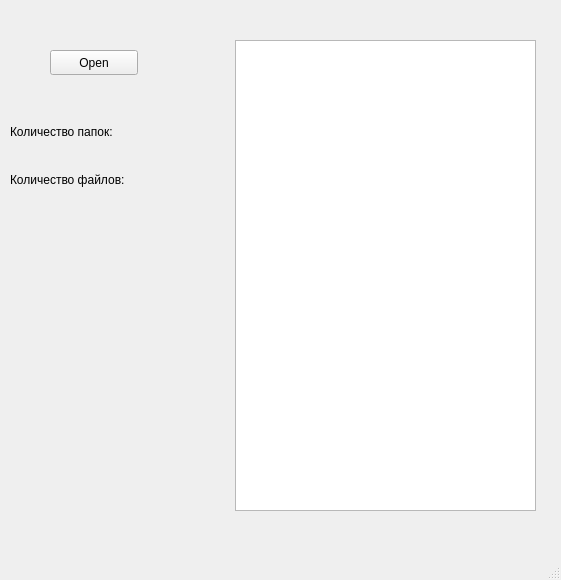
<?xml version="1.0" encoding="UTF-8"?>
<ui version="4.0">
 <class>MainWindow</class>
 <widget class="QMainWindow" name="MainWindow">
  <property name="geometry">
   <rect>
    <x>0</x>
    <y>0</y>
    <width>561</width>
    <height>580</height>
   </rect>
  </property>
  <property name="windowTitle">
   <string>MainWindow</string>
  </property>
  <widget class="QWidget" name="centralwidget">
   <widget class="QPushButton" name="pushButton">
    <property name="geometry">
     <rect>
      <x>50</x>
      <y>50</y>
      <width>88</width>
      <height>25</height>
     </rect>
    </property>
    <property name="text">
     <string>Open</string>
    </property>
   </widget>
   <widget class="QTextBrowser" name="textBrowser">
    <property name="geometry">
     <rect>
      <x>235</x>
      <y>40</y>
      <width>301</width>
      <height>471</height>
     </rect>
    </property>
   </widget>
   <widget class="QWidget" name="gridLayoutWidget">
    <property name="geometry">
     <rect>
      <x>10</x>
      <y>110</y>
      <width>221</width>
      <height>91</height>
     </rect>
    </property>
    <layout class="QGridLayout" name="gridLayout">
     <item row="0" column="2">
      <widget class="QLabel" name="label">
       <property name="text">
        <string/>
       </property>
      </widget>
     </item>
     <item row="1" column="2">
      <widget class="QLabel" name="label_2">
       <property name="text">
        <string/>
       </property>
      </widget>
     </item>
     <item row="1" column="0">
      <widget class="QLabel" name="label_4">
       <property name="text">
        <string>Количество файлов:</string>
       </property>
      </widget>
     </item>
     <item row="0" column="0">
      <widget class="QLabel" name="label_3">
       <property name="text">
        <string>Количество папок:</string>
       </property>
      </widget>
     </item>
    </layout>
   </widget>
  </widget>
  <widget class="QMenuBar" name="menubar">
   <property name="geometry">
    <rect>
     <x>0</x>
     <y>0</y>
     <width>561</width>
     <height>22</height>
    </rect>
   </property>
  </widget>
  <widget class="QStatusBar" name="statusbar"/>
 </widget>
 <resources/>
 <connections/>
</ui>
